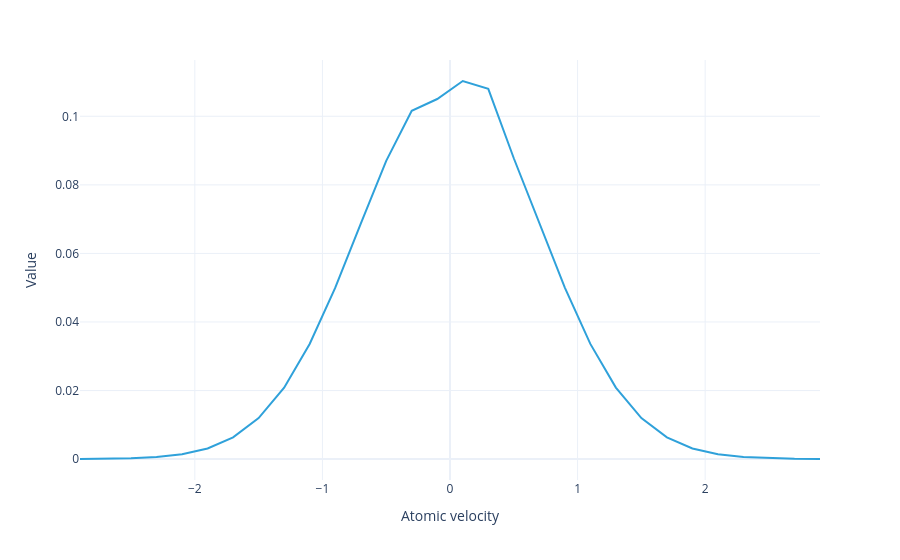

Source (notebook cell):
### Markdown cell above
Plot the total atomic population:

### Code cell
#|notest
model.population(sol).visualize()

### Figure 1 — Plotly figure (JSON) as saved in the notebook; plotly's stock layout.template omitted (floating-point values rounded to 4 significant figures)
{"data": [{"hovertemplate": "Atomic velocity=%{x}<br>Value=%{y}<extra></extra>", "legendgroup": "", "line": {"color": "#2fa1da", "dash": "solid"}, "marker": {"symbol": "circle"}, "mode": "lines", "name": "", "orientation": "v", "showlegend": false, "type": "scatter", "x": [-2.9, -2.7, -2.5, -2.3, -2.1, -1.9, -1.7, -1.5, -1.3, -1.1, -0.9, -0.7, -0.5, -0.3, -0.1, 0.1, 0.3, 0.5, 0.7, 0.9, 1.1, 1.3, 1.5, 1.7, 1.9, 2.1, 2.3, 2.5, 2.7, 2.9], "xaxis": "x", "y": [2.628e-05, 7.997e-05, 0.0002247, 0.0005832, 0.001398, 0.003095, 0.006328, 0.01195, 0.02084, 0.03357, 0.04994, 0.06861, 0.087, 0.1016, 0.105, 0.1103, 0.108, 0.08776, 0.06882, 0.05003, 0.03361, 0.02086, 0.01196, 0.006331, 0.003096, 0.001399, 0.0005835, 0.0002248, 8e-05, 2.629e-05], "yaxis": "y"}], "layout": {"legend": {"title": {}, "tracegroupgap": 0}, "margin": {"t": 60}, "xaxis": {"anchor": "y", "domain": [0, 1], "title": {"text": "Atomic velocity"}}, "yaxis": {"anchor": "x", "domain": [0, 1], "title": {"text": "Value"}}}}
